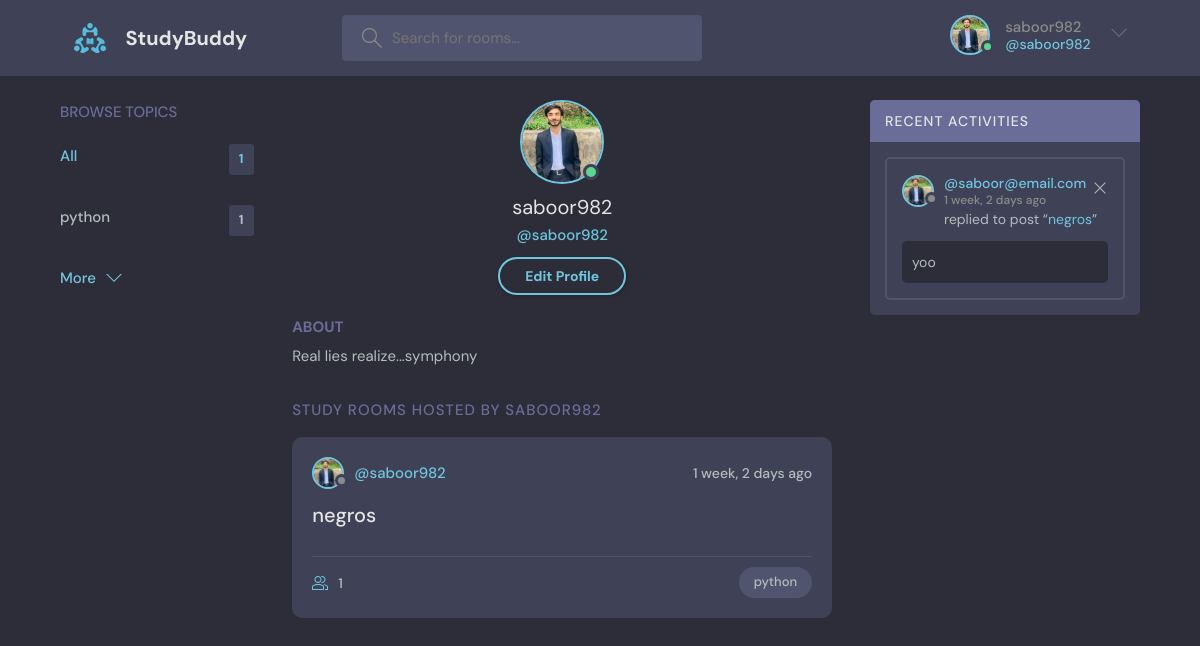
/profile/1/ (signed in), run on an earlier commit of the app's database.
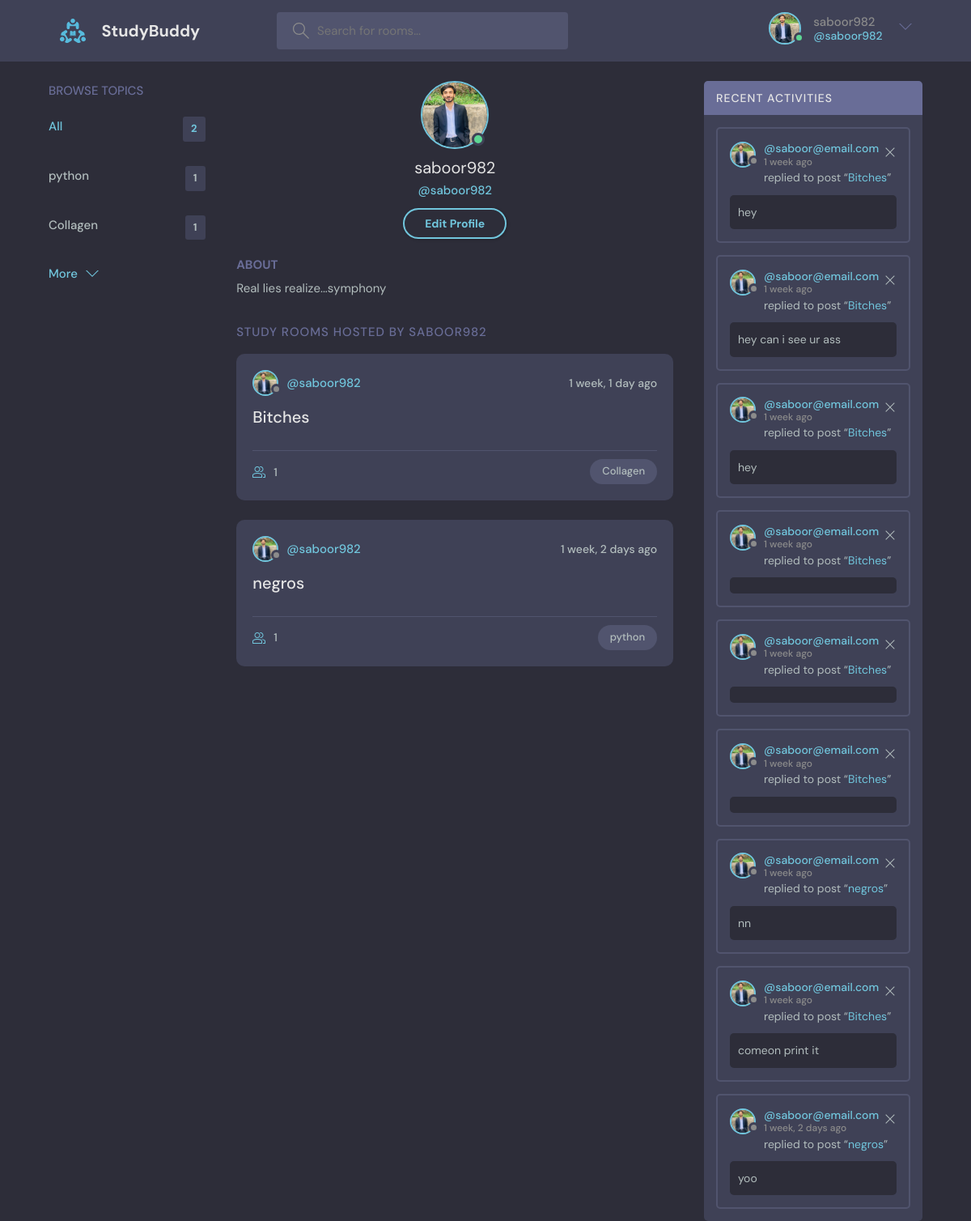
And on a later commit of the database.
### base/models.py (models this page shows, shortened)
class Topic(models.Model):
    name = models.CharField(max_length=200)

class Room(models.Model):
    host = models.ForeignKey(User, on_delete=models.SET_NULL, null=True)
    topic = models.ForeignKey(Topic, on_delete=models.SET_NULL, null=True)
    name = models.CharField(max_length=200)
    description = models.TextField(null=True, blank=True)
    participants = models.ManyToManyField(User, related_name='participants', blank=True)
    updated = models.DateTimeField(auto_now=True)
    created = models.DateTimeField(auto_now_add=True)
    class Meta:
        ordering = ['-updated', '-created']
    def __str__(self):
        return self.name

class User(AbstractUser):
    name = models.CharField(max_length=200, null=True)
    email = models.EmailField(unique=True, null=True)
    bio = models.TextField(null=True)
    avatar = models.ImageField(null=True, default="avatar.svg")
    USERNAME_FIELD = 'email'
    REQUIRED_FIELDS = []

class message(models.Model):
    user = models.ForeignKey(User, on_delete=models.CASCADE)
    room = models.ForeignKey(Room, on_delete=models.CASCADE)
    body = models.TextField(blank=True,null=True)
    file = models.FileField(upload_to='uploads/',blank=True,null=True)
    updated = models.DateTimeField(auto_now=True)
    created = models.DateTimeField(auto_now_add=True)
    class Meta:
        ordering = ['-updated', '-created']

### base/views.py (the view)
# urls.py: path('profile/<str:pk>/', views.userProfile, name="user-profile"),
@login_required(login_url='login')
def userProfile(request, pk):
    user = User.objects.get(id=pk)
    rooms = user.room_set.all()
    room_messages = user.message_set.all()
    topics = Topic.objects.all()
    context = {'user': user, 'rooms': rooms, 'room_messages':room_messages, 'topics':topics}
    return render(request, 'base/profile.html',context)

### base/templates/base/profile.html
{% extends 'main.html' %}
{% block content %}
  <main class="profile-page layout layout--3">
    <div class="container">
      {% include 'base/topics_components.html' %}
      <div class="roomList">
        <div class="profile">
          <div class="profile__avatar">
            <div class="avatar avatar--large active">
              <img src="{{user.avatar.url}}" />
            </div>
          </div>
          <div class="profile__info">
            <h3>{{user.username}}</h3>
            <p>@{{user.username}}</p>
            {% if request.user == user %}
            <a href="{% url 'update-user' %}" class="btn btn--main btn--pill">Edit Profile</a>
            {% endif %}
          </div>
          <div class="profile__about">
            <h3>About</h3>
            <p>
              {{user.bio}}
            </p>
          </div>
        </div>
        <div class="roomList__header">
          <div>
            <h2>Study Rooms Hosted by {{user.username}}</a>
            </h2>
          </div>
        </div>
        {% include 'base/feed_component.html' %}
      </div>
      {% include 'base/activity_component.html' %}
    </div>
  </main>
{% endblock content %}

### base/templates/base/topics_components.html
<div class="topics">
    <div class="topics__header">
      <h2>Browse Topics</h2>
    </div>
    <ul class="topics__list">
      <li>
        <a href="{% url 'home' %}" class="active">All <span>{{topics.count}}</span></a>
      </li>
      {% for topic in topics %}
      <li>
        <a href="{% url 'home' %}?q={{topic.name}}">{{topic.name}} <span>{{topic.room_set.all.count}}</span></a>
      </li>
      {% endfor %}
    </ul>
    <a class="btn btn--link" href="{% url 'topics' %}">
      More
      <svg version="1.1" xmlns="http://www.w3.org/2000/svg" width="32" height="32" viewBox="0 0 32 32">
        <title>chevron-down</title>
        <path d="M16 21l-13-13h-3l16 16 16-16h-3l-13 13z"></path>
      </svg>
    </a>
  </div>

### base/templates/base/feed_component.html (shortened to what this page needs)
{% for room in rooms %}
<div class="roomListRoom">
    <div class="roomListRoom__header">
      <a href="{% url 'user-profile' room.host.id %}" class="roomListRoom__author">
        <div class="avatar avatar--small">
          <img src="{{room.host.avatar.url}}" />
        </div>
        <span>@{{room.host.username}}</span>
      </a>
      <div class="roomListRoom__actions">
        <span>{{room.created|timesince}} ago</span>
      </div>
    </div>
    <div class="roomListRoom__content">
      <a href="{% url 'room' room.id %}">{{room.name}}</a>
    </div>
    <div class="roomListRoom__meta">
      <a href="{% url 'room' room.id %}" class="roomListRoom__joined">
        {{room.participants.all.count}}
      </a>
      <p class="roomListRoom__topic">{{room.topic.name}}</p>
    </div>
  </div>
  {% endfor %}

### base/templates/base/activity_component.html
<div class="activities">
    <div class="activities__header">
      <h2>Recent Activities</h2>
    </div>
    {% for message in room_messages %}
    <div class="activities__box">
      <div class="activities__boxHeader roomListRoom__header">
        <a href="{% url 'user-profile' message.user.id %}" class="roomListRoom__author">
          <div class="avatar avatar--small">
            <img src="{{message.user.avatar.url}}" />
          </div>
          <p>
            @{{message.user}}
            <span> {{message.created|timesince}} ago</span>
          </p>
        </a>
        {% if request.user == message.user %}
        <div class="roomListRoom__actions">
          <a href="{% url 'delete-message' message.id %}">
            <svg version="1.1" xmlns="http://www.w3.org/2000/svg" width="32" height="32" viewBox="0 0 32 32">
              <title>remove</title>
              <path
                d="M27.314 6.019l-1.333-1.333-9.98 9.981-9.981-9.981-1.333 1.333 9.981 9.981-9.981 9.98 1.333 1.333 9.981-9.98 9.98 9.98 1.333-1.333-9.98-9.98 9.98-9.981z"
              ></path>
            </svg>
          </a>
        </div>
        {% endif %}
      </div>
      <div class="activities__boxContent">
        <p>replied to post “<a href="{% url 'room' message.room.id %}">{{message.room}}</a>”</p>
        <div class="activities__boxRoomContent">
          {{message.body}}
        </div>
      </div>
    </div>
    {% endfor %}
  </div>

What changed in the data, as far as the page shows it:
added Topic: name "Collagen", room_set.all.count "1"
added Room: host.avatar (picture), host.username "saboor982", created "1 week, 1 day", name "Bitches", participants.all.count "1", topic.name "Collagen"
added message: user.avatar (picture), user "saboor@email.com", created "1 week", room "Bitches", body "hey"
added message: user.avatar (picture), user "saboor@email.com", created "1 week", room "Bitches", body "hey can i see ur ass"
added message: user.avatar (picture), user "saboor@email.com", created "1 week", room "Bitches", body "hey"
added message: user.avatar (picture), user "saboor@email.com", created "1 week", room "Bitches"
added message: user.avatar (picture), user "saboor@email.com", created "1 week", room "Bitches"
added message: user.avatar (picture), user "saboor@email.com", created "1 week", room "Bitches"
added message: user.avatar (picture), user "saboor@email.com", created "1 week", room "negros", body "nn"
added message: user.avatar (picture), user "saboor@email.com", created "1 week", room "Bitches", body "comeon print it"
Also different on the page:
{{ topics.count }}: "1" → "2"
